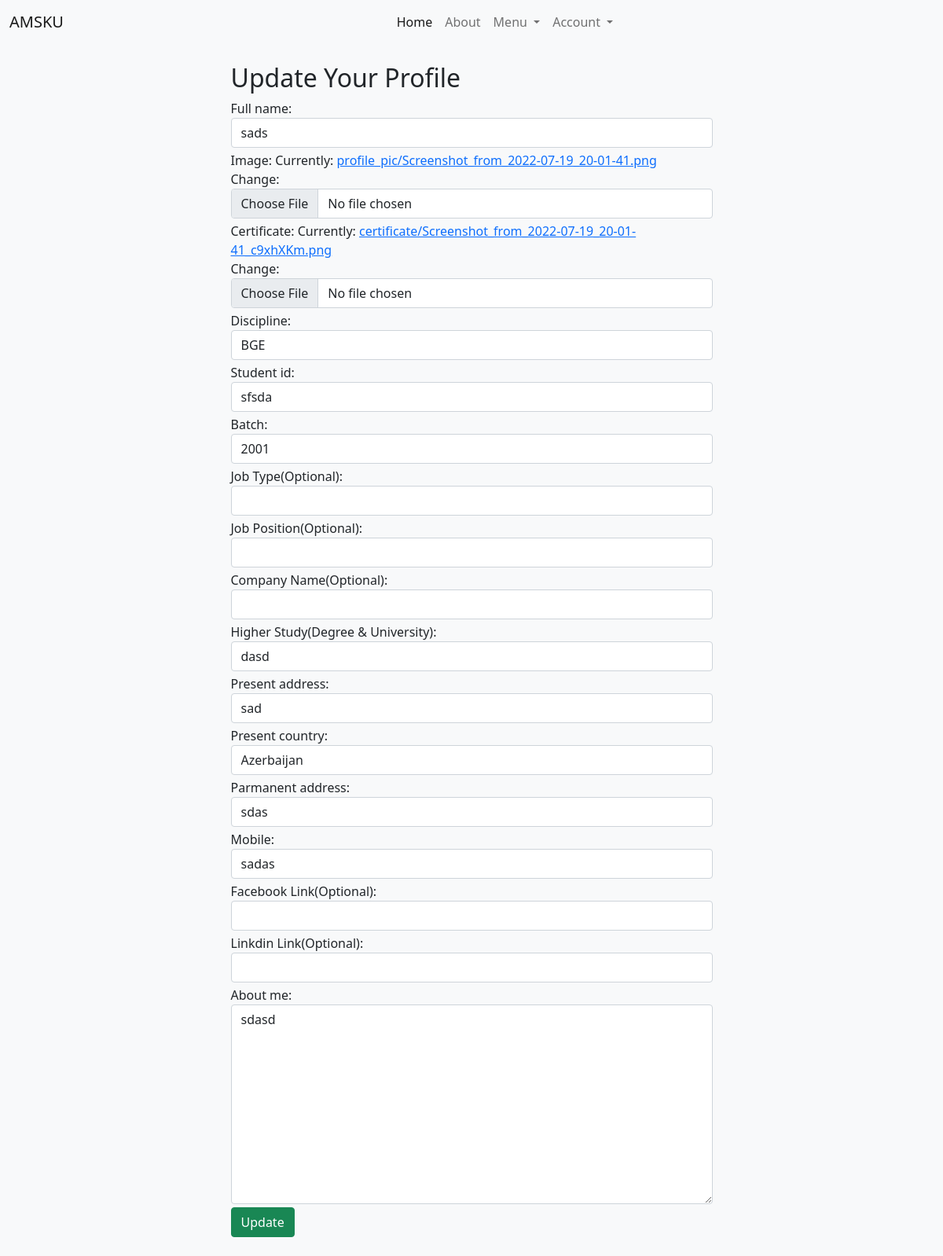
The page /update_profile/1/ on the database as committed earlier.
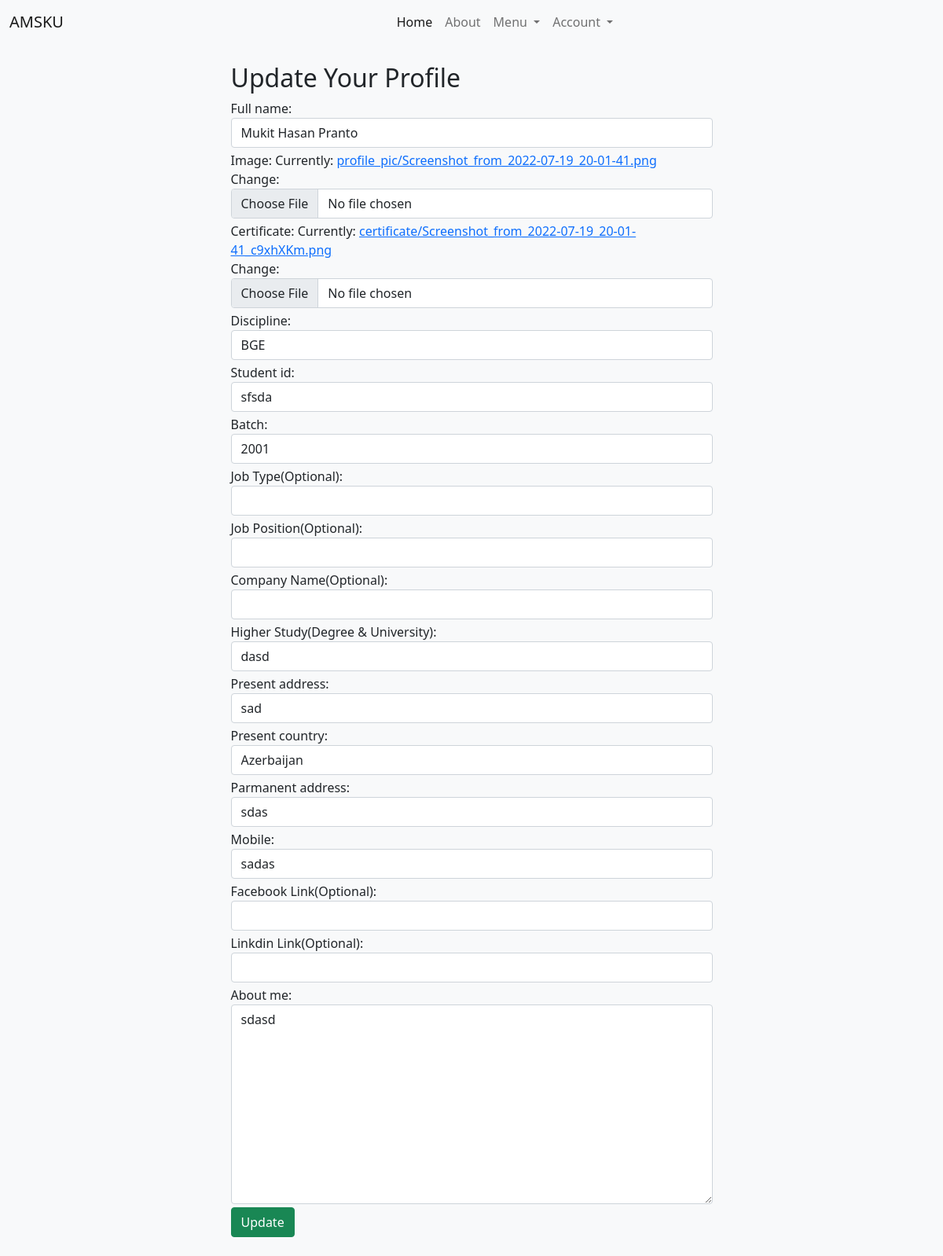
The same page on the database as committed later.
### home/models.py (models this page shows, shortened)
class Alumni_Profile(models.Model):
    discipline_list = ['Architecture','CSE','ECE','Math','URP','Physics','Chemistry','Stat','Pharmacy','BGE','FWT','FMRT','Agrotechnology','ES','SWE','BAD','HRM','DP','PM','DS','History','English','Bangla','IER','Sculpture','Econ','Sociology','MCJ','Law']
    Discipline_Choices = []
    for x in discipline_list:
        Discipline_Choices.append((x,x))
    Id_Choices = []
    for x in range(1,51):
        Id_Choices.append((str(x),str(x)))
    Batch_Choices = []
    for x in range(1991,2019):
        Batch_Choices.append((str(x),str(x)))
    job_list=['Agriculture','Architecture and Construction','Business Management and Administration','Education','Finance','Food','Government and Public Administration','Health Science','Human Services','Law, Public Safety, Corrections and Security','Manufacturing','Marketing, Sales and Service','Natural Resources','Science, Technology and Engineering','Other']
    Job_Choices = []
    for x in job_list:
        Job_Choices.append((x,x))
    country_list = ["Afghanistan","Albania","Algeria","Andorra","Angola","Anguilla","Antigua &amp; Barbuda","Argentina","Armenia","Aruba","Australia","Austria","Azerbaijan","Bahamas","Bahrain","Bangladesh","Barbados","Belarus","Belgium","Belize","Benin","Bermuda","Bhutan","Bolivia","Bosnia &amp; Herzegovina","Botswana","Brazil","British Virgin Islands","Brunei","Bulgaria","Burkina Faso","Burundi","Cambodia","Cameroon","Cape Verde","Cayman Islands","Chad","Chile","China","Colombia","Congo","Cook Islands","Costa Rica","Cote D Ivoire","Croatia","Cruise Ship","Cuba","Cyprus","Czech Republic","Denmark","Djibouti","Dominica","Dominican Republic","Ecuador","Egypt","El Salvador","Equatorial Guinea","Estonia","Ethiopia","Falkland Islands","Faroe Islands","Fiji","Finland","France","French Polynesia","French West Indies","Gabon","Gambia","Georgia","Germany","Ghana","Gibraltar","Greece","Greenland","Grenada","Guam","Guatemala","Guernsey","Guinea","Guinea Bissau","Guyana","Haiti","Honduras","Hong Kong","Hungary","Iceland","India","Indonesia","Iran","Iraq","Ireland","Isle of Man","Israel","Italy","Jamaica","Japan","Jersey","Jordan","Kazakhstan","Kenya","Kuwait","Kyrgyz Republic","Laos","Latvia","Lebanon","Lesotho","Liberia","Libya","Liechtenstein","Lithuania","Luxembourg","Macau","Macedonia","Madagascar","Malawi","Malaysia","Maldives","Mali","Malta","Mauritania","Mauritius","Mexico","Moldova","Monaco","Mongolia","Montenegro","Montserrat","Morocco","Mozambique","Namibia","Nepal","Netherlands","Netherlands Antilles","New Caledonia","New Zealand","Nicaragua","Niger","Nigeria","Norway","Oman","Pakistan","Palestine","Panama","Papua New Guinea","Paraguay","Peru","Philippines","Poland","Portugal","Puerto Rico","Qatar","Reunion","Romania","Russia","Rwanda","Saint Pierre &amp; Miquelon","Samoa","San Marino","Satellite","Saudi Arabia","Senegal","Serbia","Seychelles","Sierra Leone","Singapore","Slovakia","Slovenia","South Africa","South Korea","Spain","Sri Lanka","St Kitts &amp; Nevis","St Lucia","St Vincent","St. Lucia","Sudan","Suriname","Swaziland","Sweden","Switzerland","Syria","Taiwan","Tajikistan","Tanzania","Thailand","Timor L'Este","Togo","Tonga","Trinidad &amp; Tobago","Tunisia","Turkey","Turkmenistan","Turks &amp; Caicos","Uganda","Ukraine","United Arab Emirates","United Kingdom","Uruguay","Uzbekistan","Venezuela","Vietnam","Virgin Islands (US)","Yemen","Zambia","Zimbabwe"]
    Country_Choices = []
    for x in country_list:
        Country_Choices.append((x,x))
    full_name = models.CharField(max_length=255)
    image = models.FileField(upload_to='profile_pic/')
    certificate = models.FileField(upload_to='certificate/')
    discipline = models.CharField(max_length=255,choices=Discipline_Choices)
    student_id = models.CharField(max_length=10)
    batch = models.CharField(max_length=50,choices=Batch_Choices)
    job_type = models.CharField(max_length=50,blank=True)
    job_position = models.CharField(max_length=60,blank=True)
    company_name = models.CharField(max_length=60,blank=True)
    higher_study = models.CharField(max_length=60)
    present_address = models.CharField(max_length=60)
    present_country = models.CharField(max_length=60,choices=Country_Choices)
    parmanent_address = models.CharField(max_length=60)
    mobile = models.CharField(max_length=60)
    facebook = models.URLField(max_length=60,blank=True)
    linkdin = models.URLField(max_length=60,blank=True)
    about_me = models.TextField()
    is_verified = models.BooleanField(default=False)
    user = models.OneToOneField(settings.AUTH_USER_MODEL, on_delete=models.CASCADE,related_name="alumni_profile")

### home/views.py (the view)
# urls.py: path('update_profile/<int:id>/',update_profile,name='update_profile'),
def update_profile(request, id):
    profile = Alumni_Profile.objects.get(user=id)
    form = ProfileForm(request.POST or None, instance=profile)
    if request.method == 'POST':
        if form.is_valid():
            form.save()
            return redirect('home:profile_view', id)
    context = {
        "form": form
    }
    return render(request, "home/update_profile.html", context)

### home/forms.py
class ProfileForm(forms.ModelForm):
    class Meta:
        model = Alumni_Profile
        fields = [
            'full_name',
            'image',
            'certificate',
            'discipline',
            'student_id',
            'batch',
            'job_type',
            'job_position',
            'company_name',
            'higher_study',
            'present_address',
            'present_country',
            'parmanent_address',
            'mobile',
            'facebook',
            'linkdin',
            'about_me',
        ]
        labels = {
            "job_type": "Job Type(Optional):",
            "job_position": "Job Position(Optional):",
            "company_name": "Company Name(Optional):",
            "higher_study": "Higher Study(Degree & University):",
            "facebook":"Facebook Link(Optional):",
            "linkdin":"Linkdin Link(Optional):",
        }
    def __init__(self, *args, **kwargs):
        super().__init__(*args, **kwargs)
        for field in iter(self.fields):
            self.fields[field].widget.attrs.update({
            'class': 'form-control mb-1'})

### templates/home/update_profile.html (shortened to what this page needs)
{% extends 'base.html' %}
{% block content %}
<div class="row justify-content-center p-4">
    <div class="col-lg-7">
        <h2>Update Your Profile</h2>
        <form action={% url 'home:update_profile' request.user.id %} method="POST" enctype="multipart/form-data">
            {{form}}
            <button class='btn btn-success'>Update</button>
        </form>
    </div>
</div>
{% endblock content %}

Rows that differ between the two databases and show on the page:
changed Alumni_Profile "BGE": full_name "sads" → "Mukit Hasan Pranto"
